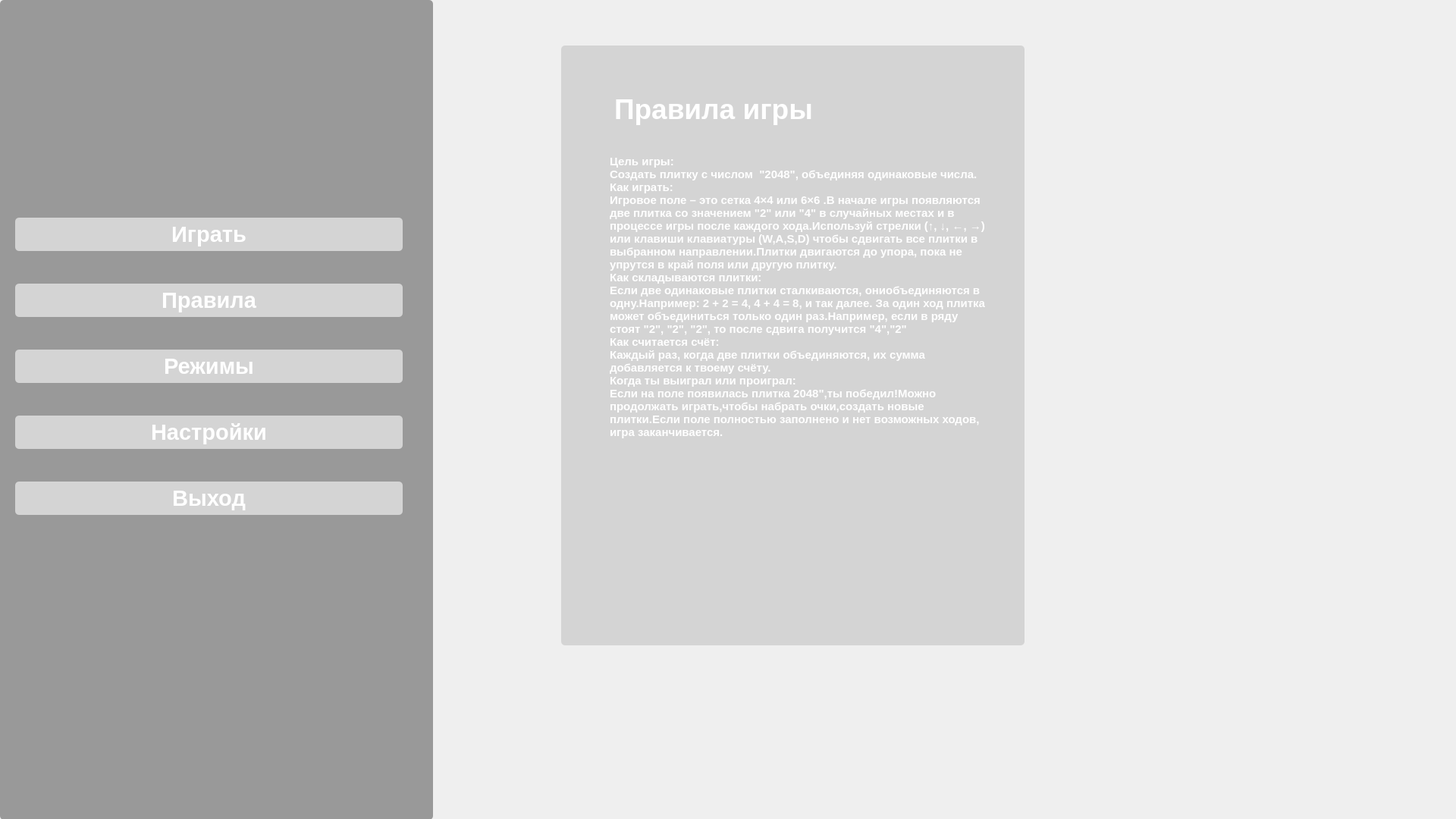
<?xml version="1.0" encoding="UTF-8"?>
<ui version="4.0">
 <class>Form</class>
 <widget class="QWidget" name="Form">
  <property name="geometry">
   <rect>
    <x>0</x>
    <y>0</y>
    <width>1920</width>
    <height>1080</height>
   </rect>
  </property>
  <property name="minimumSize">
   <size>
    <width>1920</width>
    <height>1080</height>
   </size>
  </property>
  <property name="windowTitle">
   <string>Form</string>
  </property>
  <widget class="QWidget" name="horizontalLayoutWidget">
   <property name="geometry">
    <rect>
     <x>0</x>
     <y>0</y>
     <width>571</width>
     <height>1081</height>
    </rect>
   </property>
   <layout class="QHBoxLayout" name="horizontalLayout">
    <item>
     <widget class="QWidget" name="widget" native="true">
      <property name="styleSheet">
       <string notr="true">background-color: #999;
border-radius: 5px;
padding: 8px 15px;
font-weight: bold;</string>
      </property>
      <widget class="QWidget" name="verticalLayoutWidget_2">
       <property name="geometry">
        <rect>
         <x>20</x>
         <y>250</y>
         <width>511</width>
         <height>471</height>
        </rect>
       </property>
       <layout class="QVBoxLayout" name="verticalLayout_3">
        <item>
         <widget class="QPushButton" name="pushButton_6">
          <property name="font">
           <font>
            <pointsize>22</pointsize>
            <bold>true</bold>
           </font>
          </property>
          <property name="styleSheet">
           <string notr="true">background-color: #d4d4d4;
color: white;
border-radius: 5px;
padding: 5px;
font-weight: bold;</string>
          </property>
          <property name="text">
           <string>Играть</string>
          </property>
         </widget>
        </item>
        <item>
         <widget class="QPushButton" name="pushButton_8">
          <property name="font">
           <font>
            <pointsize>22</pointsize>
            <bold>true</bold>
           </font>
          </property>
          <property name="styleSheet">
           <string notr="true">background-color: #d4d4d4;
color: white;
border-radius: 5px;
padding: 5px;
font-weight: bold;</string>
          </property>
          <property name="text">
           <string>Правила</string>
          </property>
         </widget>
        </item>
        <item>
         <widget class="QPushButton" name="pushButton_5">
          <property name="font">
           <font>
            <pointsize>22</pointsize>
            <bold>true</bold>
           </font>
          </property>
          <property name="styleSheet">
           <string notr="true">background-color: #d4d4d4;
color: white;
border-radius: 5px;
padding: 5px;
font-weight: bold;</string>
          </property>
          <property name="text">
           <string>Режимы</string>
          </property>
         </widget>
        </item>
        <item>
         <widget class="QPushButton" name="pushButton_4">
          <property name="font">
           <font>
            <pointsize>22</pointsize>
            <bold>true</bold>
           </font>
          </property>
          <property name="styleSheet">
           <string notr="true">background-color: #d4d4d4;
color: white;
border-radius: 5px;
padding: 5px;
font-weight: bold;</string>
          </property>
          <property name="text">
           <string>Настройки</string>
          </property>
         </widget>
        </item>
        <item>
         <widget class="QPushButton" name="pushButton_3">
          <property name="font">
           <font>
            <pointsize>22</pointsize>
            <bold>true</bold>
           </font>
          </property>
          <property name="styleSheet">
           <string notr="true">background-color: #d4d4d4;
color: white;
border-radius: 5px;
padding: 5px;
font-weight: bold;</string>
          </property>
          <property name="text">
           <string>Выход</string>
          </property>
         </widget>
        </item>
       </layout>
      </widget>
     </widget>
    </item>
   </layout>
  </widget>
  <widget class="QWidget" name="horizontalLayoutWidget_2">
   <property name="geometry">
    <rect>
     <x>740</x>
     <y>60</y>
     <width>611</width>
     <height>791</height>
    </rect>
   </property>
   <property name="font">
    <font>
     <pointsize>11</pointsize>
     <bold>false</bold>
    </font>
   </property>
   <layout class="QHBoxLayout" name="horizontalLayout_2">
    <item>
     <widget class="QStackedWidget" name="stackedWidget">
      <property name="font">
       <font>
        <pointsize>11</pointsize>
        <bold>true</bold>
       </font>
      </property>
      <property name="styleSheet">
       <string notr="true">background-color: #d4d4d4;
color: white;
border-radius: 5px;
padding: 5px;
font-weight: bold;</string>
      </property>
      <property name="currentIndex">
       <number>0</number>
      </property>
      <widget class="QWidget" name="page_3">
       <widget class="QWidget" name="verticalLayoutWidget_4">
        <property name="geometry">
         <rect>
          <x>50</x>
          <y>130</y>
          <width>511</width>
          <height>641</height>
         </rect>
        </property>
        <property name="font">
         <font>
          <pointsize>11</pointsize>
          <bold>true</bold>
         </font>
        </property>
        <layout class="QVBoxLayout" name="verticalLayout_4">
         <item>
          <widget class="QLabel" name="label_7">
           <property name="font">
            <font>
             <pointsize>11</pointsize>
             <bold>true</bold>
            </font>
           </property>
           <property name="text">
            <string>Цель игры:
Создать плитку с числом  &quot;2048&quot;, объединяя одинаковые числа. 
Как играть:
Игровое поле – это сетка 4×4 или 6×6 .В начале игры появляются две плитка со значением &quot;2&quot; или &quot;4&quot; в случайных местах и в процессе игры после каждого хода.Используй стрелки (↑, ↓, ←, →) или клавиши клавиатуры (W,A,S,D) чтобы сдвигать все плитки в выбранном направлении.Плитки двигаются до упора, пока не упрутся в край поля или другую плитку.  
Как складываются плитки:
Если две одинаковые плитки сталкиваются, ониобъединяются в одну.Например: 2 + 2 = 4, 4 + 4 = 8, и так далее. За один ход плитка может объединиться только один раз.Например, если в ряду стоят &quot;2&quot;, &quot;2&quot;, &quot;2&quot;, то после сдвига получится &quot;4&quot;,&quot;2&quot;
Как считается счёт:
Каждый раз, когда две плитки объединяются, их сумма добавляется к твоему счёту. 
Когда ты выиграл или проиграл:
Если на поле появилась плитка 2048&quot;,ты победил!Можно продолжать играть,чтобы набрать очки,создать новые плитки.Если поле полностью заполнено и нет возможных ходов, игра заканчивается.</string>
           </property>
           <property name="alignment">
            <set>Qt::AlignmentFlag::AlignLeading|Qt::AlignmentFlag::AlignLeft|Qt::AlignmentFlag::AlignTop</set>
           </property>
           <property name="wordWrap">
            <bool>true</bool>
           </property>
           <property name="openExternalLinks">
            <bool>false</bool>
           </property>
          </widget>
         </item>
        </layout>
       </widget>
       <widget class="QWidget" name="verticalLayoutWidget_5">
        <property name="geometry">
         <rect>
          <x>50</x>
          <y>40</y>
          <width>509</width>
          <height>78</height>
         </rect>
        </property>
        <layout class="QVBoxLayout" name="verticalLayout_5">
         <item>
          <widget class="QLabel" name="label_10">
           <property name="font">
            <font>
             <pointsize>28</pointsize>
             <bold>true</bold>
            </font>
           </property>
           <property name="text">
            <string>Правила игры</string>
           </property>
          </widget>
         </item>
        </layout>
       </widget>
      </widget>
      <widget class="QWidget" name="page_2">
       <widget class="QPushButton" name="pushButton">
        <property name="geometry">
         <rect>
          <x>60</x>
          <y>160</y>
          <width>471</width>
          <height>211</height>
         </rect>
        </property>
        <property name="styleSheet">
         <string notr="true">background-color: #999;
border-radius: 5px;
padding: 8px 15px;
font-weight: bold;</string>
        </property>
        <property name="text">
         <string/>
        </property>
       </widget>
       <widget class="QPushButton" name="pushButton_2">
        <property name="geometry">
         <rect>
          <x>60</x>
          <y>450</y>
          <width>461</width>
          <height>211</height>
         </rect>
        </property>
        <property name="styleSheet">
         <string notr="true">background-color: #999;
border-radius: 5px;
padding: 8px 15px;
font-weight: bold;</string>
        </property>
        <property name="text">
         <string/>
        </property>
       </widget>
       <widget class="QLabel" name="label">
        <property name="geometry">
         <rect>
          <x>230</x>
          <y>380</y>
          <width>101</width>
          <height>41</height>
         </rect>
        </property>
        <property name="font">
         <font>
          <pointsize>20</pointsize>
          <bold>true</bold>
         </font>
        </property>
        <property name="text">
         <string>4 X 4</string>
        </property>
       </widget>
       <widget class="QLabel" name="label_2">
        <property name="geometry">
         <rect>
          <x>230</x>
          <y>670</y>
          <width>101</width>
          <height>41</height>
         </rect>
        </property>
        <property name="font">
         <font>
          <pointsize>20</pointsize>
          <bold>true</bold>
         </font>
        </property>
        <property name="text">
         <string>6 X 6</string>
        </property>
       </widget>
       <widget class="QLabel" name="label_5">
        <property name="geometry">
         <rect>
          <x>260</x>
          <y>180</y>
          <width>261</width>
          <height>171</height>
         </rect>
        </property>
        <property name="font">
         <font>
          <pointsize>14</pointsize>
          <bold>true</bold>
         </font>
        </property>
        <property name="text">
         <string>Классический вариант игры 2048. Играй в свое удововльствие!</string>
        </property>
        <property name="alignment">
         <set>Qt::AlignmentFlag::AlignLeading|Qt::AlignmentFlag::AlignLeft|Qt::AlignmentFlag::AlignTop</set>
        </property>
        <property name="wordWrap">
         <bool>true</bool>
        </property>
        <property name="openExternalLinks">
         <bool>false</bool>
        </property>
       </widget>
       <widget class="QLabel" name="label_6">
        <property name="geometry">
         <rect>
          <x>250</x>
          <y>470</y>
          <width>261</width>
          <height>171</height>
         </rect>
        </property>
        <property name="font">
         <font>
          <pointsize>14</pointsize>
          <bold>true</bold>
         </font>
        </property>
        <property name="text">
         <string>Больше поле — больше возможностей</string>
        </property>
        <property name="alignment">
         <set>Qt::AlignmentFlag::AlignLeading|Qt::AlignmentFlag::AlignLeft|Qt::AlignmentFlag::AlignTop</set>
        </property>
        <property name="wordWrap">
         <bool>true</bool>
        </property>
        <property name="openExternalLinks">
         <bool>false</bool>
        </property>
       </widget>
       <widget class="QWidget" name="verticalLayoutWidget">
        <property name="geometry">
         <rect>
          <x>50</x>
          <y>40</y>
          <width>431</width>
          <height>81</height>
         </rect>
        </property>
        <layout class="QVBoxLayout" name="verticalLayout">
         <item>
          <widget class="QLabel" name="label_3">
           <property name="font">
            <font>
             <pointsize>28</pointsize>
             <bold>true</bold>
            </font>
           </property>
           <property name="text">
            <string>Режимы игры</string>
           </property>
          </widget>
         </item>
        </layout>
       </widget>
      </widget>
      <widget class="QWidget" name="page">
       <widget class="QWidget" name="verticalLayoutWidget_3">
        <property name="geometry">
         <rect>
          <x>50</x>
          <y>40</y>
          <width>471</width>
          <height>251</height>
         </rect>
        </property>
        <layout class="QVBoxLayout" name="verticalLayout_2">
         <item>
          <widget class="QLabel" name="label_8">
           <property name="font">
            <font>
             <pointsize>28</pointsize>
             <bold>true</bold>
            </font>
           </property>
           <property name="text">
            <string>Настройки</string>
           </property>
          </widget>
         </item>
         <item>
          <widget class="QLabel" name="label_9">
           <property name="font">
            <font>
             <pointsize>20</pointsize>
             <bold>true</bold>
            </font>
           </property>
           <property name="text">
            <string>Громкость эффектов</string>
           </property>
          </widget>
         </item>
         <item>
          <widget class="QSlider" name="horizontalSlider">
           <property name="orientation">
            <enum>Qt::Orientation::Horizontal</enum>
           </property>
          </widget>
         </item>
         <item>
          <widget class="QPushButton" name="pushButton_7">
           <property name="styleSheet">
            <string notr="true">background-color: #999;
border-radius: 5px;
padding: 8px 15px;
font-weight: bold;</string>
           </property>
           <property name="text">
            <string>Сброс данных</string>
           </property>
          </widget>
         </item>
        </layout>
       </widget>
      </widget>
     </widget>
    </item>
   </layout>
  </widget>
 </widget>
 <resources/>
 <connections/>
</ui>
